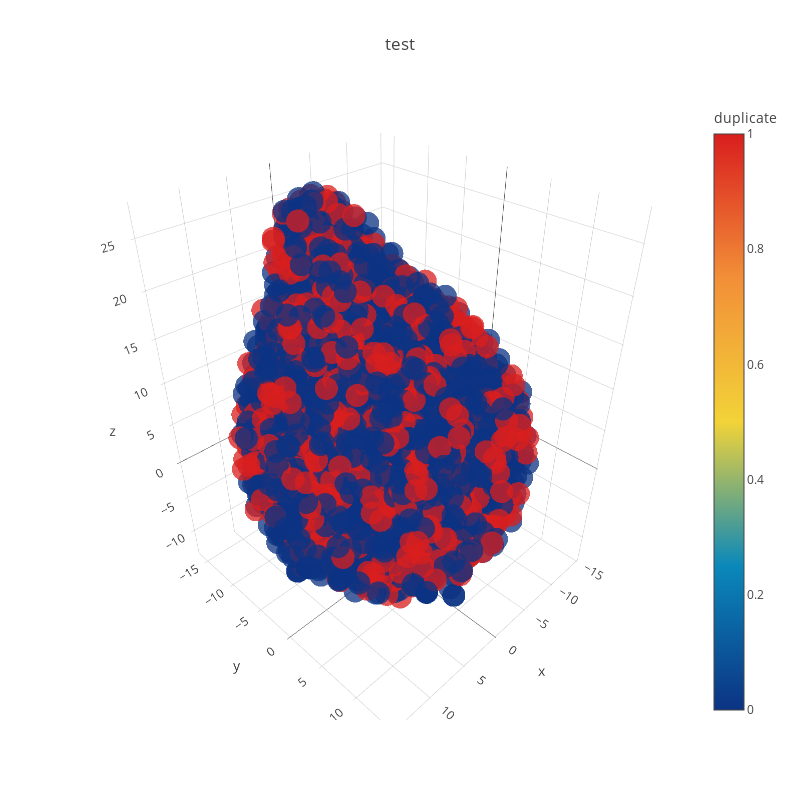

Here is the notebook cell this chart was saved with:
### Code cell
trace1 = go.Scatter3d(
    x=tsne[:,0],
    y=tsne[:,1],
    z=tsne[:,2],
    mode='markers',
    marker=dict(
        sizemode='diameter',
        color = dfs['is_duplicate'].values,
        colorscale = 'Portland',
        colorbar = dict(title = 'duplicate'),
        line=dict(color='rgb(255, 255, 255)'),
        opacity=0.75
    )
)

data=[trace1]
layout=dict(height=800, width=800, title='test')
fig=dict(data=data, layout=layout)
py.iplot(fig, filename='3DBubble')

### Figure 1 — Plotly figure (JSON) as saved in the notebook; plotly's stock layout.template omitted (floating-point values rounded to 4 significant figures; data arrays with more than 128 entries replaced by an {"elided": "..."} marker saying what was removed)
{"data": [{"marker": {"color": {"elided": "4000 int values"}, "colorbar": {"title": "duplicate"}, "colorscale": "Portland", "line": {"color": "rgb(255, 255, 255)"}, "opacity": 0.75, "sizemode": "diameter"}, "mode": "markers", "type": "scatter3d", "x": {"elided": "4000 float values"}, "y": {"elided": "4000 float values"}, "z": {"elided": "4000 float values"}}], "layout": {"height": 800, "title": "test", "width": 800}}
